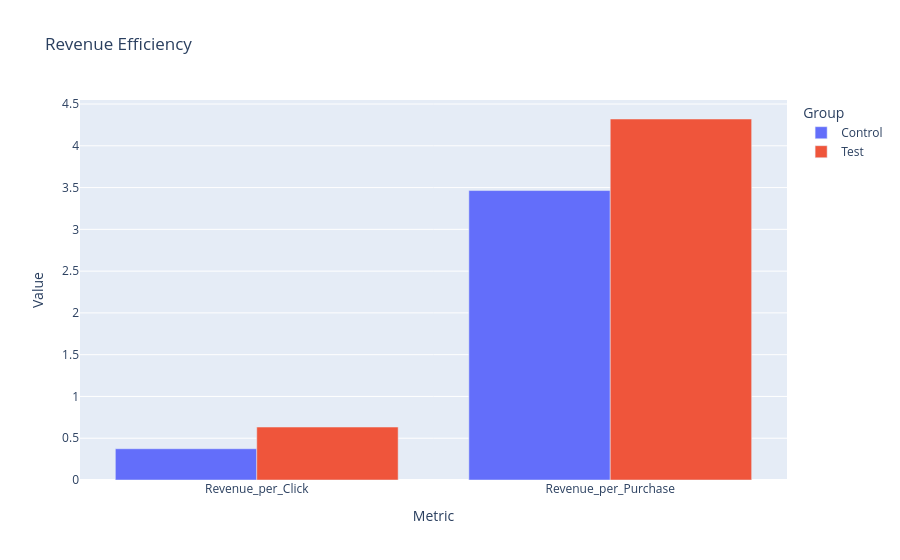

The notebook cell saved with this chart:
### Markdown cell above
Revenue Efficiency

### Code cell
summary["Revenue_per_Click"] = summary["Earning"] / summary["Click"]
summary["Revenue_per_Purchase"] = summary["Earning"] / summary["Purchase"]

rev_df = summary.melt(id_vars="Group",
                      value_vars=["Revenue_per_Click", "Revenue_per_Purchase"],
                      var_name="Metric", value_name="Value")

fig_rev = px.bar(rev_df,
                 x="Metric",
                 y="Value",
                 color="Group",
                 barmode="group",
                 title="Revenue Efficiency")

fig_rev.show()

### Figure 1 — Plotly figure (JSON) as saved in the notebook; plotly's stock layout.template omitted (floating-point values rounded to 4 significant figures)
{"data": [{"alignmentgroup": "True", "hovertemplate": "Group=Control<br>Metric=%{x}<br>Value=%{y}<extra></extra>", "legendgroup": "Control", "marker": {"color": "#636efa", "pattern": {"shape": ""}}, "name": "Control", "offsetgroup": "Control", "orientation": "v", "showlegend": true, "textposition": "auto", "type": "bar", "x": ["Revenue_per_Click", "Revenue_per_Purchase"], "xaxis": "x", "y": [0.3742, 3.464], "yaxis": "y"}, {"alignmentgroup": "True", "hovertemplate": "Group=Test<br>Metric=%{x}<br>Value=%{y}<extra></extra>", "legendgroup": "Test", "marker": {"color": "#EF553B", "pattern": {"shape": ""}}, "name": "Test", "offsetgroup": "Test", "orientation": "v", "showlegend": true, "textposition": "auto", "type": "bar", "x": ["Revenue_per_Click", "Revenue_per_Purchase"], "xaxis": "x", "y": [0.6339, 4.321], "yaxis": "y"}], "layout": {"barmode": "group", "legend": {"title": {"text": "Group"}, "tracegroupgap": 0}, "title": {"text": "Revenue Efficiency"}, "xaxis": {"anchor": "y", "domain": [0, 1], "title": {"text": "Metric"}}, "yaxis": {"anchor": "x", "domain": [0, 1], "title": {"text": "Value"}}}}
